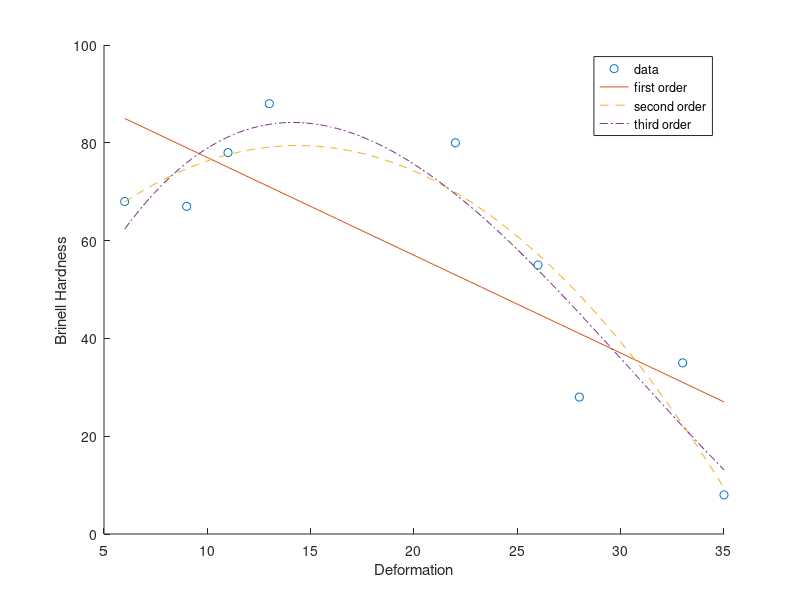

MATLAB code to generate this figure:
x = [6 9 11 13 22 26 28 33 35];
y = [68 67 78 88 80 55 28 35 8];

domain = linspace(6,35);

[p1, s1] = polyfit(x,y,1);
[p2, s2] = polyfit(x,y,2);
[p3, s3] = polyfit(x,y,3);

y1 = polyval(p1,domain);
y2 = polyval(p2,domain);
y3 = polyval(p3,domain);
 
hold on
plot(x,y, 'o')
plot(domain,y1)
plot(domain,y2, '--')
plot(domain,y3, '-.')
legend('data', 'first order', 'second order', 'third order');
xlabel('Deformation');
ylabel('Brinell Hardness');
hold off

r2order1 = 1 - (s1.normr/norm(y - mean(y)))^2
r2order2 = 1 - (s2.normr/norm(y - mean(y)))^2
r2order3 =1 - (s3.normr/norm(y - mean(y)))^2